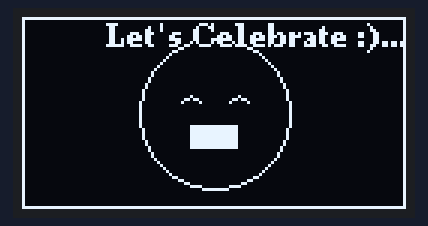
A sketch run on a simulated Arduino Uno, built with avr-gcc and run on an emulated ATmega328P. Shown: 128×64 one-colour display. Random numbers use the default seed unless the sketch sets one.

Above: at 0.15 s.
At 4.83 s:
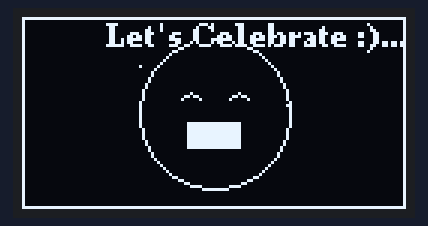
At 9.97 s:
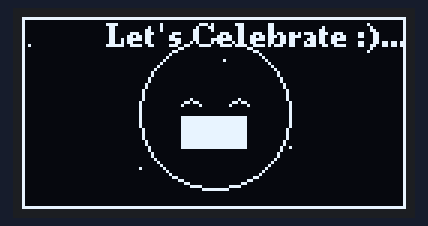
At 19.94 s:
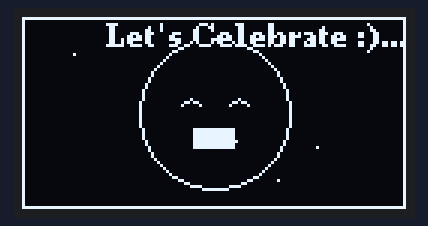
At 29.91 s:
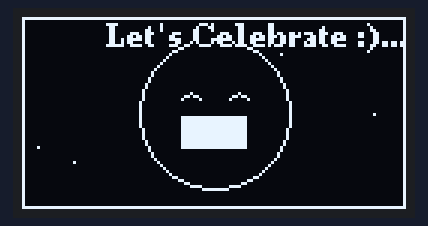
At 39.9 s:
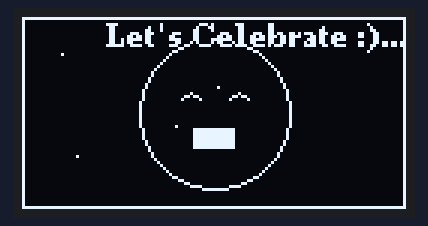

The sketch:

happiness.ino
```cpp
#include <U8g2lib.h>
#include <Wire.h>

// Initialize U8G2 for SSD1306 OLED
U8G2_SSD1306_128X64_NONAME_F_HW_I2C u8g2(U8G2_R0, /* reset=*/ U8X8_PIN_NONE);

int zzzOffset = 0;
int frameCount = 0;
int eyeY = 28;        // Initial Y position of the eyes
int direction = 1;    // Direction of movement: 1 = down, -1 = up
int starY[5];          // Array to store the Y position of the stars
int starX[5];          // Array to store the X position of the stars

int mouthRadius = 8;  // Initial radius for the mouth
int zoomDirection = 1; // Direction of zoom: 1 = zoom in, -1 = zoom out
int maxMouthRadius = 12; // Maximum radius for the mouth
int minMouthRadius = 6;  // Minimum radius for the mouth


void setup() {
  // Initialize the U8g2 library
  u8g2.begin();
    for (int i = 0; i < 5; i++) {
    starX[i] = random(0, 128); // Random X position for each star
    starY[i] = random(-64, 0); // Random Y position above the screen
  }

}

void loop() {
  u8g2.clearBuffer();                  // Clear the internal memory
  u8g2.setFont(u8g2_font_ncenB08_tr);  // Choose a suitable font
u8g2.drawCircle(64, 32, 25);
    // Draw the left eye (arc approximation using lines)
  u8g2.drawLine(53, eyeY, 56, eyeY - 2); // Left part of the arc
  u8g2.drawLine(56, eyeY - 2, 59, eyeY); // Right part of the arc

  // Draw the right eye (arc approximation using lines)
  u8g2.drawLine(69, eyeY, 72, eyeY - 2); // Left part of the arc
  u8g2.drawLine(72, eyeY - 2, 75, eyeY); // Right part of the arc // Draw a semi-circle mouth (flat side up)


 // Draw the text "Let's Celebrate :)...."
  u8g2.setFont(u8g2_font_ncenB08_tr);         // Set the font
  u8g2.drawStr(28, 10, "Let's Celebrate :)...");    // Draw the text at (28, 10)

  // Draw the rectangle frame at the borders
  u8g2.drawFrame(0, 0, 128, 64);             // Draw a frame around the screen
    // Draw falling stars
  for (int i = 0; i < 5; i++) {
    u8g2.drawPixel(starX[i], starY[i]);      // Draw each star
    starY[i]++;                              // Move the star down
    if (starY[i] > 64) {                     // If the star moves off the screen, reset its position
      starY[i] = random(-10, 0);             // Reset to a random position above the screen
      starX[i] = random(0, 128);             // Random X position
    }
  }
// Shade the upper portion of the mouth (leave the bottom part visible)
  u8g2.drawBox(64 - mouthRadius, 44 - mouthRadius, 2 * mouthRadius, mouthRadius); // Shading the top portion


u8g2.sendBuffer();
  // Update the Y position of the eyes
  eyeY += direction;

  // Reverse direction if the eyes reach the upper or lower limit
  if (eyeY >= 30 || eyeY <= 26) {
    direction = -direction;
  }
      // Adjust the mouth radius for zoom effect
  mouthRadius += zoomDirection;

  // Reverse zoom direction when reaching max/min size
  if (mouthRadius >= maxMouthRadius || mouthRadius <= minMouthRadius) {
    zoomDirection = -zoomDirection;
  }

    delay(100);

  }
```
